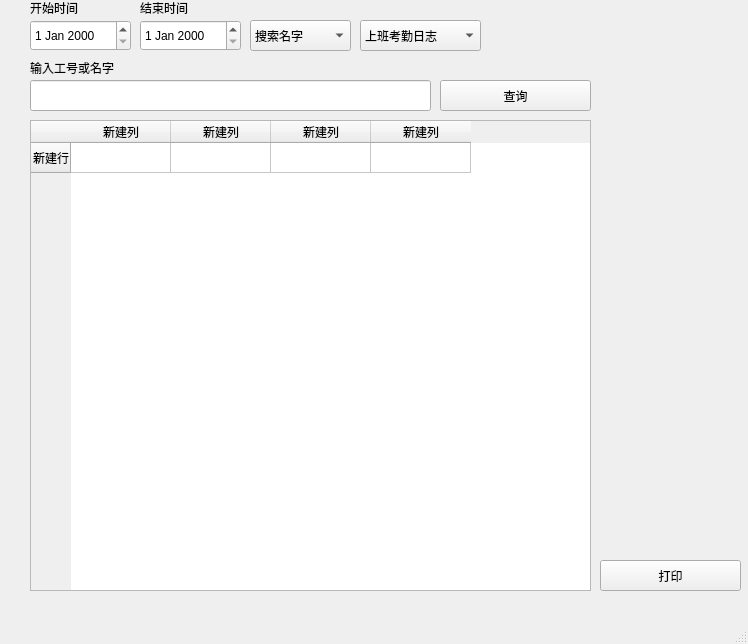
<?xml version="1.0" encoding="UTF-8"?>
<ui version="4.0">
 <class>MainWindow</class>
 <widget class="QMainWindow" name="MainWindow">
  <property name="geometry">
   <rect>
    <x>0</x>
    <y>0</y>
    <width>748</width>
    <height>644</height>
   </rect>
  </property>
  <property name="windowTitle">
   <string>MainWindow</string>
  </property>
  <widget class="QWidget" name="centralwidget">
   <widget class="QDateEdit" name="dateEdit">
    <property name="geometry">
     <rect>
      <x>30</x>
      <y>20</y>
      <width>101</width>
      <height>31</height>
     </rect>
    </property>
   </widget>
   <widget class="QDateEdit" name="dateEdit_2">
    <property name="geometry">
     <rect>
      <x>140</x>
      <y>20</y>
      <width>101</width>
      <height>31</height>
     </rect>
    </property>
   </widget>
   <widget class="QLabel" name="label">
    <property name="geometry">
     <rect>
      <x>30</x>
      <y>0</y>
      <width>72</width>
      <height>15</height>
     </rect>
    </property>
    <property name="text">
     <string>开始时间</string>
    </property>
   </widget>
   <widget class="QLabel" name="label_2">
    <property name="geometry">
     <rect>
      <x>140</x>
      <y>0</y>
      <width>72</width>
      <height>15</height>
     </rect>
    </property>
    <property name="text">
     <string>结束时间</string>
    </property>
   </widget>
   <widget class="QPushButton" name="pushButton">
    <property name="geometry">
     <rect>
      <x>440</x>
      <y>80</y>
      <width>151</width>
      <height>31</height>
     </rect>
    </property>
    <property name="text">
     <string>查询</string>
    </property>
   </widget>
   <widget class="QPushButton" name="pushButton_2">
    <property name="geometry">
     <rect>
      <x>600</x>
      <y>560</y>
      <width>141</width>
      <height>31</height>
     </rect>
    </property>
    <property name="text">
     <string>打印</string>
    </property>
   </widget>
   <widget class="QTableWidget" name="tableWidget">
    <property name="geometry">
     <rect>
      <x>30</x>
      <y>120</y>
      <width>561</width>
      <height>471</height>
     </rect>
    </property>
    <row>
     <property name="text">
      <string>新建行</string>
     </property>
    </row>
    <column>
     <property name="text">
      <string>新建列</string>
     </property>
    </column>
    <column>
     <property name="text">
      <string>新建列</string>
     </property>
    </column>
    <column>
     <property name="text">
      <string>新建列</string>
     </property>
    </column>
    <column>
     <property name="text">
      <string>新建列</string>
     </property>
    </column>
    <item row="0" column="0">
     <property name="text">
      <string/>
     </property>
    </item>
   </widget>
   <widget class="QLineEdit" name="lineEdit">
    <property name="geometry">
     <rect>
      <x>30</x>
      <y>80</y>
      <width>401</width>
      <height>31</height>
     </rect>
    </property>
   </widget>
   <widget class="QLabel" name="label_3">
    <property name="geometry">
     <rect>
      <x>30</x>
      <y>60</y>
      <width>131</width>
      <height>16</height>
     </rect>
    </property>
    <property name="text">
     <string>输入工号或名字</string>
    </property>
   </widget>
   <widget class="QComboBox" name="comboBox">
    <property name="geometry">
     <rect>
      <x>250</x>
      <y>20</y>
      <width>101</width>
      <height>31</height>
     </rect>
    </property>
    <item>
     <property name="text">
      <string>搜索名字</string>
     </property>
    </item>
    <item>
     <property name="text">
      <string>搜索工号</string>
     </property>
    </item>
   </widget>
   <widget class="QComboBox" name="comboBox_2">
    <property name="geometry">
     <rect>
      <x>360</x>
      <y>20</y>
      <width>121</width>
      <height>31</height>
     </rect>
    </property>
    <item>
     <property name="text">
      <string>上班考勤日志</string>
     </property>
    </item>
    <item>
     <property name="text">
      <string>下班考勤日志</string>
     </property>
    </item>
   </widget>
  </widget>
  <widget class="QMenuBar" name="menubar">
   <property name="geometry">
    <rect>
     <x>0</x>
     <y>0</y>
     <width>748</width>
     <height>26</height>
    </rect>
   </property>
  </widget>
  <widget class="QStatusBar" name="statusbar"/>
 </widget>
 <resources/>
 <connections>
  <connection>
   <sender>pushButton</sender>
   <signal>clicked()</signal>
   <receiver>MainWindow</receiver>
   <slot>update()</slot>
   <hints>
    <hint type="sourcelabel">
     <x>490</x>
     <y>61</y>
    </hint>
    <hint type="destinationlabel">
     <x>371</x>
     <y>292</y>
    </hint>
   </hints>
  </connection>
  <connection>
   <sender>pushButton_2</sender>
   <signal>clicked()</signal>
   <receiver>MainWindow</receiver>
   <slot>update()</slot>
   <hints>
    <hint type="sourcelabel">
     <x>635</x>
     <y>521</y>
    </hint>
    <hint type="destinationlabel">
     <x>371</x>
     <y>292</y>
    </hint>
   </hints>
  </connection>
  <connection>
   <sender>comboBox</sender>
   <signal>activated(int)</signal>
   <receiver>MainWindow</receiver>
   <slot>update()</slot>
   <hints>
    <hint type="sourcelabel">
     <x>300</x>
     <y>61</y>
    </hint>
    <hint type="destinationlabel">
     <x>373</x>
     <y>321</y>
    </hint>
   </hints>
  </connection>
  <connection>
   <sender>comboBox_2</sender>
   <signal>activated(int)</signal>
   <receiver>MainWindow</receiver>
   <slot>update()</slot>
   <hints>
    <hint type="sourcelabel">
     <x>420</x>
     <y>61</y>
    </hint>
    <hint type="destinationlabel">
     <x>373</x>
     <y>321</y>
    </hint>
   </hints>
  </connection>
 </connections>
</ui>
